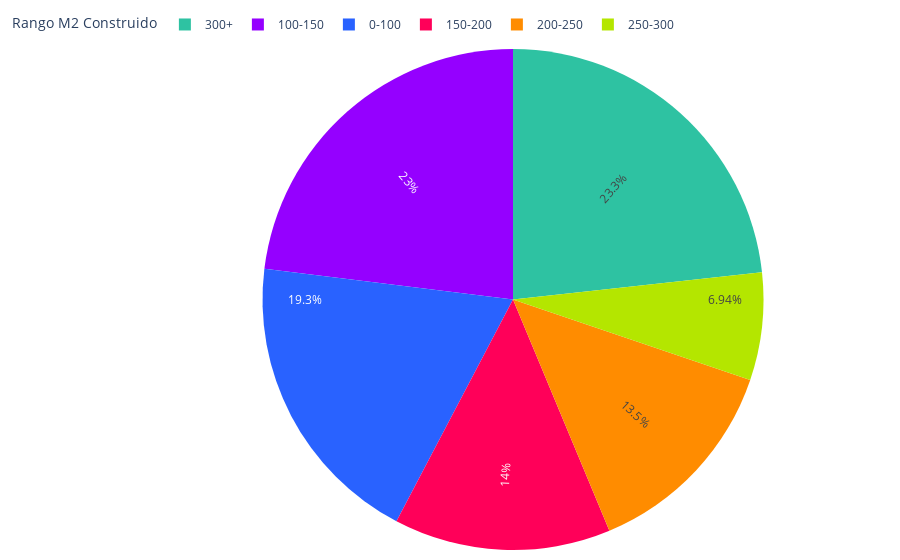

Notebook code cell kept with this figure:
### Markdown cell above
## GRAL

### Code cell
def sumar_tablas(dataframes_list):
    tabla_suma = None
    
    for df in dataframes_list:
        tabla_actual = df.groupby(['m2_construido', 'segmento']).size().unstack(fill_value=0)
        
        if tabla_suma is None:
            tabla_suma = tabla_actual
        else:
            tabla_suma = tabla_suma.add(tabla_actual, fill_value=0)
    
    print("Tabla general de frecuencia:")
    print(tabla_suma)
    
    fig = graficar_tabla(tabla_suma)
    
    # Guardar la gráfica como archivo HTML
    guardar_grafico_como_html(fig, 'g_pie_dist_m2_construidos', carpeta='assets/graficas')
    
    return fig

colores = ['#2962ff', '#9500ff', '#ff0059', '#ff8c00', '#b4e600', '#2EC2A2','#E50CB6','#4225CF','#2CBA4D']

def graficar_tabla(tabla):
    # Sumar los valores por 'm2_contruido' para obtener el total por rango de M2
    suma_por_m2 = tabla.sum(axis=1)
    
    fig = go.Figure(data=[go.Pie(
        labels=suma_por_m2.index.astype(str),
        values=suma_por_m2.values,
        marker=dict(colors=colores),
        textinfo='percent',
        insidetextorientation='radial'
    )])
    
    fig.update_layout(
        # title="Distribución de M2 construidos",
        legend_title="Rango M2 Construido",
        barmode='group',
        legend=dict(
            orientation='h',  # Orientación horizontal de la leyenda
            yanchor='bottom',  # Anclar al borde inferior
            y=1.02, 
            xanchor='right',
            x=0.72
        ),
        plot_bgcolor='rgba(0,0,0,0)',  # Color de fondo del gráfico
        margin=dict(l=10, r=10, t=10, b=10) # Ajusta los márgenes (left, right, top, bottom)
    )    
    
    fig.show()
    return fig

def guardar_grafico_como_html(fig, nombre_archivo, carpeta='assets/graficas'):
    # Crear la carpeta si no existe
    if not os.path.exists(carpeta):
        os.makedirs(carpeta)
    
    # Guardar la gráfica como archivo HTML en la carpeta especificada
    ruta_archivo = os.path.join(carpeta, f'{nombre_archivo}.html')
    pio.write_html(fig, ruta_archivo)

fig1 = sumar_tablas(dataframes_list)

### Figure 1 — Plotly figure (JSON) as saved in the notebook; plotly's stock layout.template omitted (floating-point values rounded to 4 significant figures)
{"data": [{"insidetextorientation": "radial", "labels": ["0-100", "100-150", "150-200", "200-250", "250-300", "300+"], "marker": {"colors": ["#2962ff", "#9500ff", "#ff0059", "#ff8c00", "#b4e600", "#2EC2A2", "#E50CB6", "#4225CF", "#2CBA4D"]}, "textinfo": "percent", "type": "pie", "values": [5930, 7097, 4308, 4160, 2138, 7164]}], "layout": {"barmode": "group", "legend": {"orientation": "h", "title": {"text": "Rango M2 Construido"}, "x": 0.72, "xanchor": "right", "y": 1.02, "yanchor": "bottom"}, "margin": {"b": 10, "l": 10, "r": 10, "t": 10}, "plot_bgcolor": "rgba(0,0,0,0)"}}
